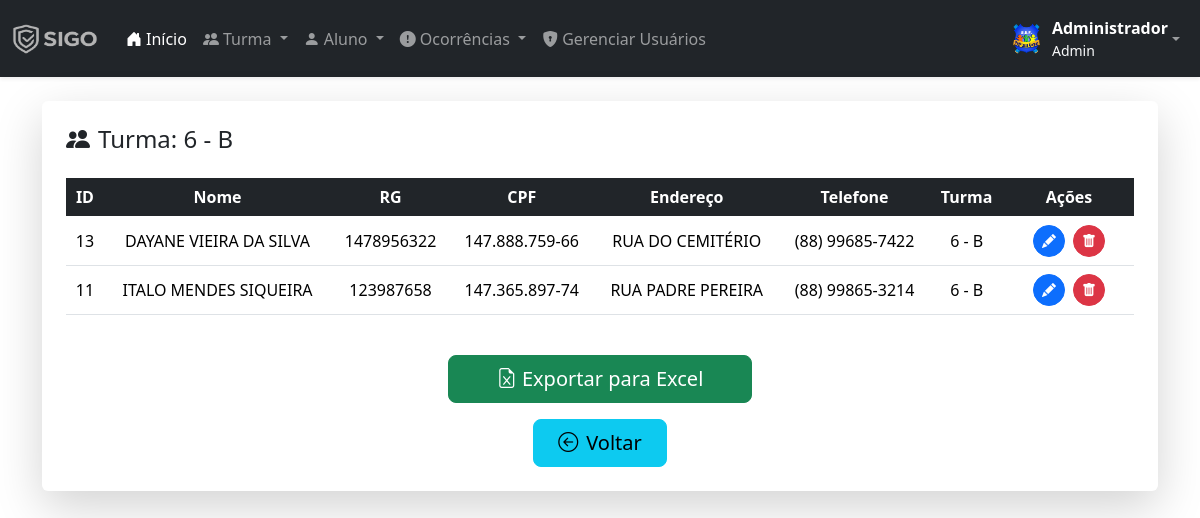
The page /turma.php?id=29&ano=6&turma=B (signed in) on the database its author committed.
### tables this page shows
CREATE TABLE `alunos` (
  `id` int(11) NOT NULL,
  `nome` varchar(255) NOT NULL,
  `rg` varchar(30) NOT NULL,
  `cpf` varchar(20) NOT NULL,
  `endereco` varchar(255) NOT NULL,
  `tel` varchar(80) NOT NULL,
  `escolaridade` varchar(50) NOT NULL,
  `turma` int(10) NOT NULL
);

CREATE TABLE `turma` (
  `id` int(50) NOT NULL,
  `ano` varchar(50) NOT NULL,
  `turma` varchar(50) NOT NULL
);

### turma.php (the view, shortened to what this page needs)
<?php
require('includes/conexao.php');
$pagina = 'listar';
$turmaInfo = '';
if(isset($_GET['id']) && isset($_GET['ano']) && isset($_GET['turma'])) {
    $pagina = 'turma';
    $idTurma = $_GET['id'];
    $anoTurma = $_GET['ano'];
    $turmaTurma = $_GET['turma'];
    $sql = "SELECT * FROM alunos WHERE turma = $idTurma ORDER BY nome ASC";
    $turmaInfo = "Turma: $anoTurma - $turmaTurma";
} elseif(isset($_GET['nomeBusca'])) {
    $pagina = 'nome';
    $nomeBusca = strtoupper($_GET['nomeBusca']);
    $sql = "SELECT * FROM alunos WHERE nome LIKE '$nomeBusca%' ORDER BY nome ASC";
} else {
    $sql = "SELECT * FROM alunos ORDER BY nome ASC";
}
include('layout/head.php');
include('layout/menu.php');
?>
<div class="container mt-4">
    <div class="card shadow-lg border-0">
        <div class="card-body p-4">
            <?php if($turmaInfo): ?>
                <h4 class="mb-4"><i class="bi bi-people-fill me-2"></i><?= $turmaInfo ?></h4>
            <?php else: ?>
                <h4 class="mb-4"><i class="bi bi-people-fill me-2"></i>Alunos Cadastrados</h4>
            <?php endif; ?>
            <div class="table-responsive">
                <table class="table table-hover align-middle text-center">
                    <thead class="table-dark">
                        <tr>
                            <th>ID</th>
                            <th>Nome</th>
                            <th>RG</th>
                            <th>CPF</th>
                            <th>Endereço</th>
                            <th>Telefone</th>
                            <th>Turma</th>
                            <th style="width: 130px;">Ações</th>
                        </tr>
                    </thead>
                    <tbody>
                        <?php
                        $result = mysqli_query($conn, $sql);
                        while($al = mysqli_fetch_assoc($result)):
                            $turma_id = $al['turma'];
                            $turma_sql = mysqli_query($conn, "SELECT ano, turma FROM turma WHERE id = $turma_id");
                            $turma = mysqli_fetch_assoc($turma_sql);
                            $turma_final = $turma ? $turma['ano'] . " - " . $turma['turma'] : "<span class='text-danger fw-bold'>Não cadastrado</span>";
                        ?>
                        <tr>
                            <td><?= $al['id'] ?></td>
                            <td><?= $al['nome'] ?></td>
                            <td><?= $al['rg'] ?></td>
                            <td><?= $al['cpf'] ?></td>
                            <td><?= $al['endereco'] ?></td>
                            <td><?= $al['tel'] ?></td>
                            <td><?= $turma_final ?></td>
                            <td>
                                <div class="d-flex justify-content-center gap-2">
                                    <a href="editar-aluno.php?id=<?= $al['id'] ?>" class="btn btn-primary btn-sm rounded-circle p-2" title="Editar">
                                        <i class="bi bi-pencil-fill"></i>
                                    </a>
                                    <a href="acoes/deletar-aluno.php?id=<?= $al['id'] ?>"
                                       onclick="return confirm('Deseja realmente excluir este aluno?');"
                                       class="btn btn-danger btn-sm rounded-circle p-2" title="Deletar">
                                        <i class="bi bi-trash-fill"></i>
                                    </a>
                                </div>
                            </td>
                        </tr>
                        <?php endwhile; ?>
                    </tbody>
                </table>
            </div>
            <div class="text-center mt-4">
                <button id="btnExport" class="btn btn-success btn-lg px-5">
                    <i class="bi bi-file-earmark-excel"></i> Exportar para Excel
                </button>
            </div>
            <?php if($pagina == 'nome' || $pagina == 'turma'): ?>
                <div class="text-center mt-3">
                    <a href="listar-alunos.php" class="btn btn-info btn-lg px-4">
                        <i class="bi bi-arrow-left-circle me-2"></i>Voltar
                    </a>
                </div>
            <?php endif; ?>
        </div>
    </div>
</div>

### rows shown on the page
alunos: id "13", nome "DAYANE VIEIRA DA SILVA", rg "1478956322", cpf "147.888.759-66", endereco "RUA DO CEMITÉRIO", tel "(88) 99685-7422", turma.ano "6", turma.turma "B"
alunos: id "11", nome "ITALO MENDES SIQUEIRA", rg "123987658", cpf "147.365.897-74", endereco "RUA PADRE PEREIRA", tel "(88) 99865-3214", turma.ano "6", turma.turma "B"

### other values the page prints
$usuarioNome "Administrador"
$usuarioNivel "Admin"
$turmaInfo "Turma: 6 - B"
